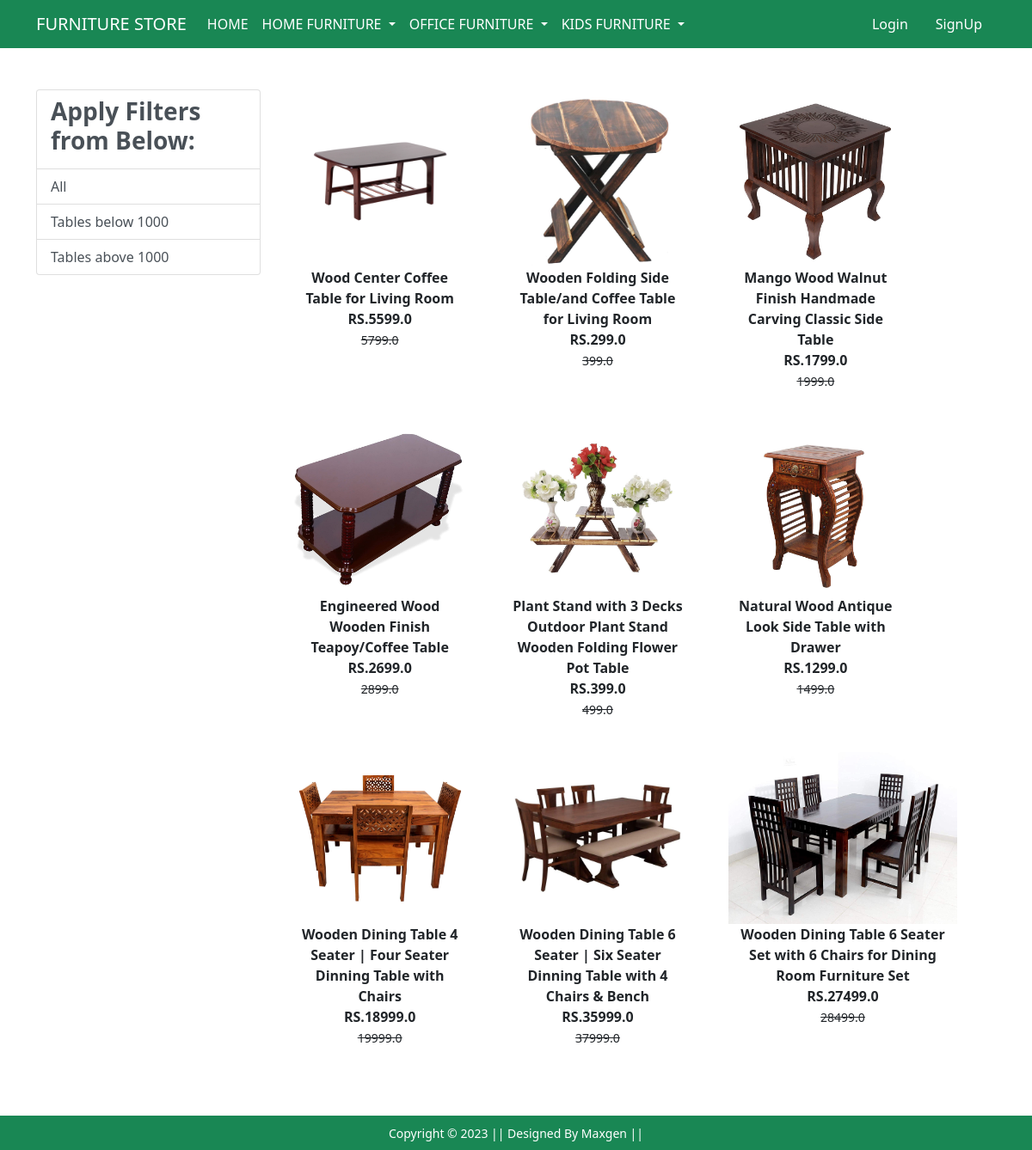
Screenshot of /table/ with the database file from the repository.
### app/models.py (models this page shows, shortened)
class Product(models.Model):
    title =models.CharField(max_length=100)
    selling_price =models.FloatField()
    discounted_price = models.FloatField()
    description = models.TextField()
    brand = models.CharField(max_length=100)
    category= models.CharField(choices=CATEGORY_CHOICES,max_length=5)
    product_image = models.ImageField(upload_to ="productimg")

### app/views.py (the view)
# urls.py: path('table/', views.table, name='table'),
def table(request, data=None):
    totalitem=0
    if data == None:
        table = Product.objects.filter(category='tb')
    elif data=='Manyawar' or data=='Fabindia':
        table = Product.objects.filter(category='tb').filter(brand=data)
    elif data=='below':
        table=Product.objects.filter(category='tb').filter(discounted_price__lt=1000)
    elif data=='above':
        table=Product.objects.filter(category='tb').filter(discounted_price__gt=1000)
    if request.user.is_authenticated:
         totalitem= len(Cart.objects.filter(user=request.user))
    return render(request, 'app/table.html',{'table':table,'totalitem':totalitem})

### app/templates/app/table.html (shortened to what this page needs)
{% extends 'app/base.html' %}
{% load static %}
{% block main-content %}
<div class="container my-5">
 <div class="row">
  <div class="col-sm-3">
    <div class="list-group">
        <a href="#" class="list-group-item
         list-group-item-action" aria-current="true" ><h3 class="fw-bold">Apply Filters from Below:</h3></a>
        <a href="{% url 'table' %}" class="list-group-item
         list-group-item-action" aria-current="true">All</a>
         <a href="{% url 'tabledata' 'below' %}" class="list-group-item
         list-group-item-action" aria-current="true">Tables below 1000</a>
         <a href="{% url 'tabledata' 'above' %}" class="list-group-item
         list-group-item-action" aria-current="true">Tables above 1000</a>
    </div>
  </div>
  <div class="col-sm-8">
      <div class="row">
          {% for product in table %}
           <div class="col-sm-4 text-center mb-4">
               <a href="{% url 'product-detail' product.id %}" class="btn">
                   <div class="item">
                       <img src="{{product.product_image.url}}" alt="" height="200" class="">
                       <div class="fw-bold">{{product.description}}</div>
                       <div class="fw-bold">RS.{{product.discounted_price}}</div>
                       <small class="fw-light text-decoration-line-through">{{product.selling_price}}</small>
                   </div>
                </a>
            </div>
            {% endfor %}
        </div>
  </div>
 </div>
</div>
{% endblock main-content %}

### rows the page displays
Product: product_image (picture), description "Wood Center Coffee Table for Living Room", discounted_price "5599.0", selling_price "5799.0"
Product: product_image (picture), description "Wooden Folding Side Table/and Coffee Table for Living Room", discounted_price "299.0", selling_price "399.0"
Product: product_image (picture), description "Mango Wood Walnut Finish Handmade Carving Classic Side Table", discounted_price "1799.0", selling_price "1999.0"
Product: product_image (picture), description "Engineered Wood Wooden Finish Teapoy/Coffee Table", discounted_price "2699.0", selling_price "2899.0"
Product: product_image (picture), description "Plant Stand with 3 Decks Outdoor Plant Stand Wooden Folding Flower Pot Table", discounted_price "399.0", selling_price "499.0"
Product: product_image (picture), description "Natural Wood Antique Look Side Table with Drawer", discounted_price "1299.0", selling_price "1499.0"
Product: product_image (picture), description "Wooden Dining Table 4 Seater | Four Seater Dinning Table with Chairs", discounted_price "18999.0", selling_price "19999.0"
Product: product_image (picture), description "Wooden Dining Table 6 Seater | Six Seater Dinning Table with 4 Chairs & Bench", discounted_price "35999.0", selling_price "37999.0"
Product: product_image (picture), description "Wooden Dining Table 6 Seater Set with 6 Chairs for Dining Room Furniture Set", discounted_price "27499.0", selling_price "28499.0"
